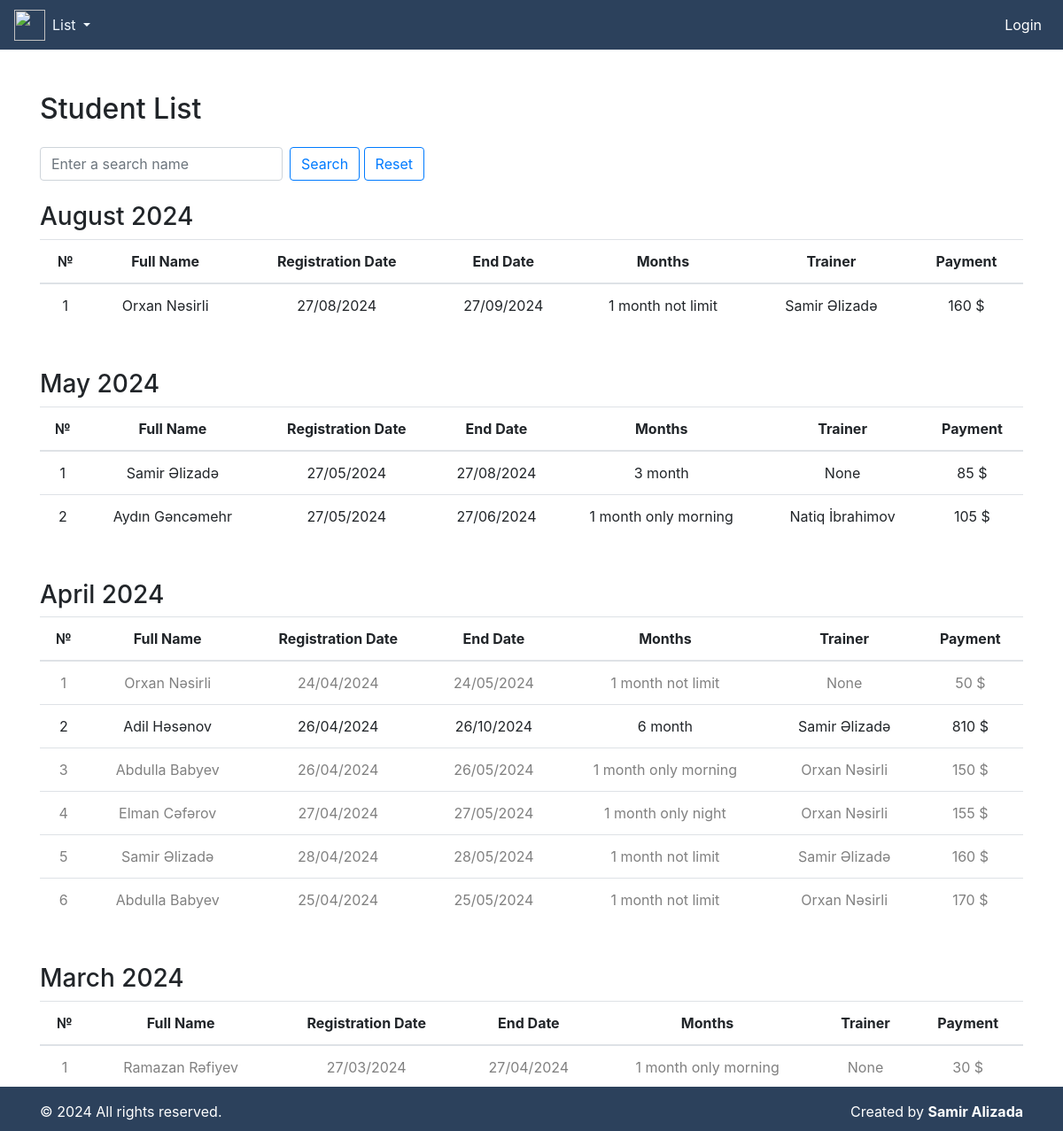
/, run on an earlier commit of the app's database.
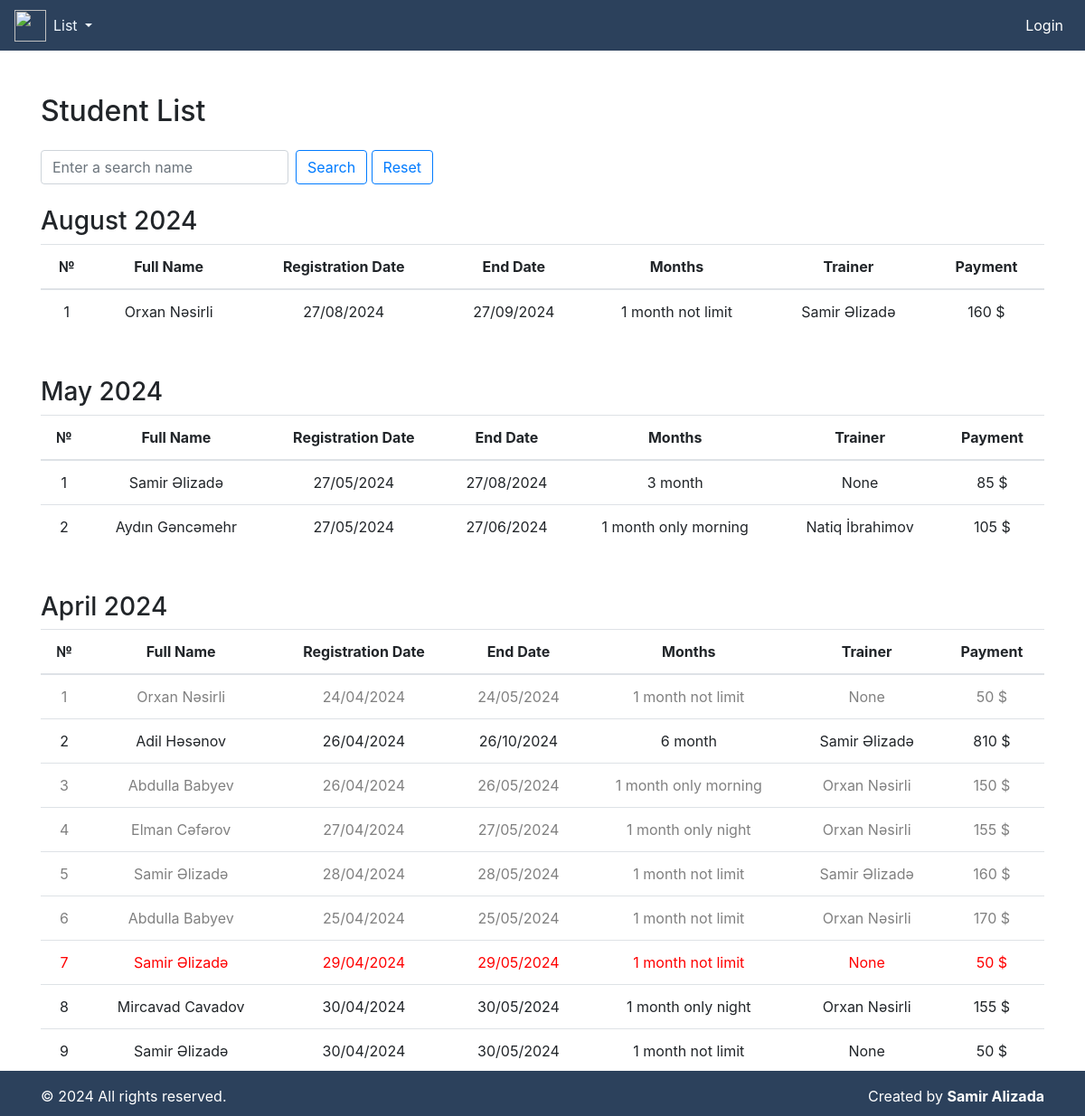
And on a later commit of the database.
### fitness/models.py (models this page shows, shortened)
class Student(models.Model):
    full_name = models.CharField(max_length=100)
    registration_date = models.DateField(default=timezone.now)
    months_duration = models.ForeignKey(MonthlyPricing, on_delete=models.CASCADE, null=True, blank=True)
    trainer = models.ForeignKey(Trainer, on_delete=models.CASCADE, null=True, blank=True)
    payment = models.IntegerField(default=0)
    end_date = models.DateField(null=True, blank=True)

class MonthlyPricing(models.Model):
    name = models.CharField(max_length=30, null=True)
    month = models.IntegerField()
    price = models.IntegerField()
    def __str__(self) -> str:
        return f"{self.name}"

class Trainer(models.Model):
    full_name = models.CharField(max_length=100)
    registration_date = models.DateField(default=timezone.now)
    monthly_fee = models.IntegerField()
    student_fee = models.IntegerField()
    def __str__(self) -> str:
        return f"{self.full_name}"

### fitness/views.py (the view)
# urls.py: path('', student_list, name='student_list'),
def student_list(request):
    today = date.today()
    query = request.GET.get('q')
    students = Student.objects.all()
    if query:
        students = students.filter(full_name__icontains=query)
    grouped_students_dict = {}
    grouped_payments_dict = {}  # Aylık toplam ödemeleri tutacak sözlük
    for student in students:
        month_key = student.registration_date.strftime('%Y-%m')
        month_display = student.registration_date.strftime('%B %Y')
        if month_key not in grouped_students_dict:
            grouped_students_dict[month_key] = {
                'display': month_display,
                'students': []
            }
            grouped_payments_dict[month_key] = 0  # Aylık ödemelerin toplamı
        grouped_students_dict[month_key]['students'].append(student)
        grouped_payments_dict[month_key] += student.payment
    sorted_grouped_students_list = sorted(
        grouped_students_dict.items(),
        key=lambda x: x[0],
        reverse=True
    )
    sorted_grouped_students_dict = {
        item[1]['display']: item[1]['students']
        for item in sorted_grouped_students_list
    }
    return render(request, 'student_list.html', {
        'grouped_students': sorted_grouped_students_dict,
        'grouped_payments': grouped_payments_dict,
        'today': today,
    })

### templates/student_list.html (shortened to what this page needs)
{% include "index.html" %}
{% block content %}
<div class="container mt-5">
    <h2 class="mb-4">Student List</h2>
    <form method="GET" class="mb-3">
        <div class="form-inline mb-4">
            <input type="text" name="q" class="form-control mr-sm-2" placeholder="Enter a search name">
            <button class="btn btn-outline-primary my-2 my-sm-0" type="submit">Search</button>
            <a href="{% url 'student_list' %}"><button class="btn btn-outline-primary my-2 my-sm-0" type="submit">Reset</button>
            </a>
        </div>
    </form>
    {% for month, students in grouped_students.items %}
        <h3>{{ month }}</h3>
        <table class="table text-center mb-5">
            <thead>
                <tr>
                    <th scope="col">№</th>
                    <th scope="col">Full Name</th>
                    <th scope="col">Registration Date</th>
                    <th scope="col">End Date</th>
                    <th scope="col">Months</th>
                    <th scope="col">Trainer</th>
                    <th scope="col">Payment</th>
                </tr>
            </thead>
            <tbody>
                {% for student in students %}
                    <tr class="{% if student.end_date == today %}end-date-today{% elif student.end_date < today %}end-date-past{% endif %}">
                        <td>{{ forloop.counter }}</td>
                        <td>{{ student.full_name }}</td>
                        <td>{{ student.registration_date|date:"d/m/Y" }}</td>
                        <td>{{ student.end_date|date:"d/m/Y" }}</td>
                        <td>{{ student.months_duration }}</td>
                        <td>{{ student.trainer }}</td>
                        <td>{{ student.payment }} $</td>
                    </tr>
                {% endfor %}
            </tbody>
        </table>
    {% endfor %}
</div>
{% endblock content %}

### templates/index.html (shortened to what this page needs)
<!DOCTYPE html>
<html lang="en">
    <head>
        <link rel="stylesheet" href="https://cdn.jsdelivr.net/npm/bootstrap@4.0.0/dist/css/bootstrap.min.css"
>
        <link href="https://cdn.jsdelivr.net/npm/select2@4.1.0-rc.0/dist/css/select2.min.css" rel="stylesheet" />
    </head>
    <body style="height: 100%; width: 100%;">
        {% include 'navbar.html' %}
        <footer class="footer mt-auto py-3 text-white">
            <div class="container">
                <div class="row">
                    <div class="col-md-6 text-left">
                        <span>
                            &copy; 2024 All rights reserved.
                        </span>
                    </div>
                    <div class="col-md-6 text-right">
                        <span>
                            Created by <strong>Samir Alizada</strong>
                        </span>
                    </div>
                </div>
            </div>
        </footer>
    </body>
</html>

### templates/navbar.html (shortened to what this page needs)
<!DOCTYPE html>
<html lang="en">
    <head>
        <link rel="stylesheet" href="https://cdn.jsdelivr.net/npm/bootstrap@4.0.0/dist/css/bootstrap.min.css"
>
        <link href="https://cdn.jsdelivr.net/npm/select2@4.1.0-rc.0/dist/css/select2.min.css" rel="stylesheet" />
    </head>
    <body>
        <nav class="navbar navbar-expand-lg navbar-light bg-dark">
            <a href="{% url 'student_list' %}"><img src="https://previews.123rf.com/images/bogadeva1983/bogadeva19832107/bogadeva1983210700005/171787253-fitness-club-or-gym-logo-emblem-fist-holds-barbell-and-inscription-gym-isolated-on-white-vector.jpg" alt="" style="height: 35px; width: 35px;"></a>
            <div class="collapse navbar-collapse" id="navbarNavDropdown">
                <ul class="navbar-nav">
                    <li class="nav-item dropdown">
                        <a class="nav-link dropdown-toggle" style="color: aliceblue;" href="#"
                            id="navbarDropdownMenuLink" data-toggle="dropdown" aria-haspopup="true"
                            aria-expanded="false">
                            List
                        </a>
                    </li>
                </ul>
                {% if user.is_authenticated %}
                <ul class="navbar-nav ml-auto">
                    <li class="nav-item dropdown">
                        <a class="nav-link dropdown-toggle" style="color: aliceblue;" href="#"
                            id="navbarDropdownMenuLinkk" data-toggle="dropdown" aria-haspopup="true"
                            aria-expanded="false">
                            Add
                        </a>
                        <div class="dropdown-menu" aria-labelledby="navbarDropdownMenuLink">
                            <a class="dropdown-item" href="{% url 'add_monthlypricing' %}">Month</a>
                            <a class="dropdown-item" href="{% url 'add_trainer' %}">Trainer</a>
                            <a class="dropdown-item" href="{% url 'add_student' %}">Student</a>
                            <a class="dropdown-item" href="{% url 'add_bar' %}">Bar Stock</a>
                            <a class="dropdown-item" href="{% url 'add_bar_sold' %}">Bar Sold</a>
                        </div>
                    </li>
                    <li class="nav-item dropdown">
                        <a class="nav-link dropdown-toggle" style="color: aliceblue;" href="#"
                            id="navbarDropdownMenuLinkkk" data-toggle="dropdown" aria-haspopup="true"
                            aria-expanded="false">
                            Panel
                        </a>
                        <div class="dropdown-menu" aria-labelledby="navbarDropdownMenuLink">
                            <a class="dropdown-item" href="{% url 'trainer_panel' %}">Trainer</a>
                            <a class="dropdown-item" href="{% url 'student_panel' %}">Student</a>
                            <a class="dropdown-item" href="{% url 'bar_panel' %}">Bar</a>
                            <a class="dropdown-item" href="{% url 'bar_sold_panel' %}">Bar Sold</a>
                            <a class="dropdown-item" href="{% url 'monthlypricing_panel' %}">Monthly Price</a>
                        </div>
                    </li>
                    <li class="nav-item">
                        <a class="nav-link" style="color: white;" href="{% url 'logout' %}">Logout</a>
                    </li>
                </ul>
                {% else %}
                <ul class="navbar-nav ml-auto">
                    <li class="nav-item">
                        <a class="nav-link" style="color: white;" href="{% url 'login' %}">Login</a>
                    </li>
                </ul>
                {% endif %}
            </div>
        </nav>
    </body>
</html>

### templates/index.html (style rules this page uses)
.footer { position: fixed; bottom: 0; width: 100%; background-color: rgb(44, 65, 92); color: white; text-align: center; padding: 10px 10; height: 50px; }

### templates/navbar.html (style rules this page uses)
.navbar { background-color: #2C415C !important; }

### templates/student_list.html (style rules this page uses)
.end-date-today { color: red; }
.end-date-past { color: grey; }

What changed in the data, as far as the page shows it:
removed Student: month "March 2024", full_name "Ramazan Rəfiyev", registration_date "27/03/2024", end_date "27/04/2024", months_duration "1 month only morning", trainer "None", payment "30"
added Student: full_name "Samir Əlizadə", registration_date "29/04/2024", end_date "29/05/2024", months_duration "1 month not limit", trainer "None", payment "50", shown under "April 2024"
added Student: full_name "Mircavad Cavadov", registration_date "30/04/2024", end_date "30/05/2024", months_duration "1 month only night", trainer "Orxan Nəsirli", payment "155", shown under "April 2024"
added Student: full_name "Samir Əlizadə", registration_date "30/04/2024", end_date "30/05/2024", months_duration "1 month not limit", trainer "None", payment "50", shown under "April 2024"
